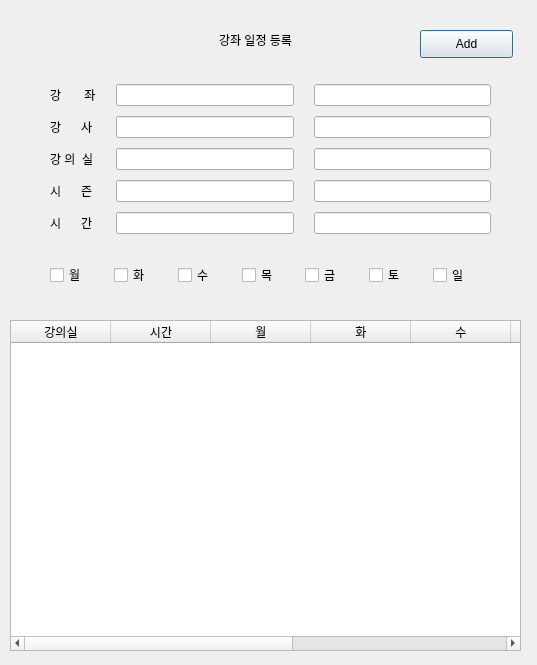
<?xml version="1.0" encoding="UTF-8"?>
<ui version="4.0">
 <class>Dialog</class>
 <widget class="QDialog" name="Dialog">
  <property name="geometry">
   <rect>
    <x>0</x>
    <y>0</y>
    <width>537</width>
    <height>665</height>
   </rect>
  </property>
  <property name="windowTitle">
   <string>Dialog</string>
  </property>
  <widget class="QWidget" name="horizontalLayoutWidget">
   <property name="geometry">
    <rect>
     <x>50</x>
     <y>250</y>
     <width>441</width>
     <height>51</height>
    </rect>
   </property>
   <layout class="QHBoxLayout" name="horizontalLayout">
    <item>
     <widget class="QCheckBox" name="checkBox_2">
      <property name="text">
       <string>월</string>
      </property>
     </widget>
    </item>
    <item>
     <widget class="QCheckBox" name="checkBox_3">
      <property name="text">
       <string>화</string>
      </property>
     </widget>
    </item>
    <item>
     <widget class="QCheckBox" name="checkBox">
      <property name="text">
       <string>수</string>
      </property>
     </widget>
    </item>
    <item>
     <widget class="QCheckBox" name="checkBox_4">
      <property name="text">
       <string>목</string>
      </property>
     </widget>
    </item>
    <item>
     <widget class="QCheckBox" name="checkBox_9">
      <property name="text">
       <string>금</string>
      </property>
     </widget>
    </item>
    <item>
     <widget class="QCheckBox" name="checkBox_15">
      <property name="text">
       <string>토</string>
      </property>
     </widget>
    </item>
    <item>
     <widget class="QCheckBox" name="checkBox_16">
      <property name="text">
       <string>일</string>
      </property>
     </widget>
    </item>
   </layout>
  </widget>
  <widget class="QWidget" name="gridLayoutWidget">
   <property name="geometry">
    <rect>
     <x>50</x>
     <y>80</y>
     <width>441</width>
     <height>161</height>
    </rect>
   </property>
   <layout class="QGridLayout" name="gridLayout">
    <property name="horizontalSpacing">
     <number>20</number>
    </property>
    <item row="0" column="2">
     <widget class="QLineEdit" name="lineEdit_2"/>
    </item>
    <item row="0" column="0">
     <widget class="QLabel" name="label">
      <property name="text">
       <string>강       좌</string>
      </property>
     </widget>
    </item>
    <item row="1" column="0">
     <widget class="QLabel" name="label_2">
      <property name="text">
       <string>강      사</string>
      </property>
     </widget>
    </item>
    <item row="0" column="1">
     <widget class="QLineEdit" name="lineEdit"/>
    </item>
    <item row="3" column="1">
     <widget class="QLineEdit" name="lineEdit_5"/>
    </item>
    <item row="3" column="0">
     <widget class="QLabel" name="label_3">
      <property name="text">
       <string>시      즌</string>
      </property>
     </widget>
    </item>
    <item row="1" column="1">
     <widget class="QLineEdit" name="lineEdit_3"/>
    </item>
    <item row="1" column="2">
     <widget class="QLineEdit" name="lineEdit_4"/>
    </item>
    <item row="4" column="0">
     <widget class="QLabel" name="label_4">
      <property name="text">
       <string>시      간</string>
      </property>
     </widget>
    </item>
    <item row="3" column="2">
     <widget class="QLineEdit" name="lineEdit_6"/>
    </item>
    <item row="4" column="1">
     <widget class="QLineEdit" name="lineEdit_7"/>
    </item>
    <item row="4" column="2">
     <widget class="QLineEdit" name="lineEdit_8"/>
    </item>
    <item row="2" column="0">
     <widget class="QLabel" name="label_6">
      <property name="text">
       <string>강 의  실</string>
      </property>
     </widget>
    </item>
    <item row="2" column="1">
     <widget class="QLineEdit" name="lineEdit_9"/>
    </item>
    <item row="2" column="2">
     <widget class="QLineEdit" name="lineEdit_10"/>
    </item>
   </layout>
  </widget>
  <widget class="QLabel" name="label_5">
   <property name="geometry">
    <rect>
     <x>0</x>
     <y>30</y>
     <width>511</width>
     <height>20</height>
    </rect>
   </property>
   <property name="text">
    <string>강좌 일정 등록</string>
   </property>
   <property name="alignment">
    <set>Qt::AlignCenter</set>
   </property>
  </widget>
  <widget class="QTableWidget" name="tableWidget">
   <property name="geometry">
    <rect>
     <x>10</x>
     <y>320</y>
     <width>511</width>
     <height>331</height>
    </rect>
   </property>
   <column>
    <property name="text">
     <string>강의실</string>
    </property>
   </column>
   <column>
    <property name="text">
     <string>시간</string>
    </property>
   </column>
   <column>
    <property name="text">
     <string>월</string>
    </property>
    <property name="textAlignment">
     <set>AlignCenter</set>
    </property>
   </column>
   <column>
    <property name="text">
     <string>화</string>
    </property>
    <property name="textAlignment">
     <set>AlignCenter</set>
    </property>
   </column>
   <column>
    <property name="text">
     <string>수</string>
    </property>
    <property name="textAlignment">
     <set>AlignCenter</set>
    </property>
   </column>
   <column>
    <property name="text">
     <string>목</string>
    </property>
    <property name="textAlignment">
     <set>AlignCenter</set>
    </property>
   </column>
   <column>
    <property name="text">
     <string>금</string>
    </property>
    <property name="textAlignment">
     <set>AlignCenter</set>
    </property>
   </column>
   <column>
    <property name="text">
     <string>토</string>
    </property>
    <property name="textAlignment">
     <set>AlignCenter</set>
    </property>
   </column>
   <column>
    <property name="text">
     <string>일</string>
    </property>
    <property name="textAlignment">
     <set>AlignCenter</set>
    </property>
   </column>
  </widget>
  <widget class="QPushButton" name="pushButton">
   <property name="geometry">
    <rect>
     <x>420</x>
     <y>30</y>
     <width>93</width>
     <height>28</height>
    </rect>
   </property>
   <property name="text">
    <string>Add</string>
   </property>
  </widget>
 </widget>
 <resources/>
 <connections/>
</ui>
